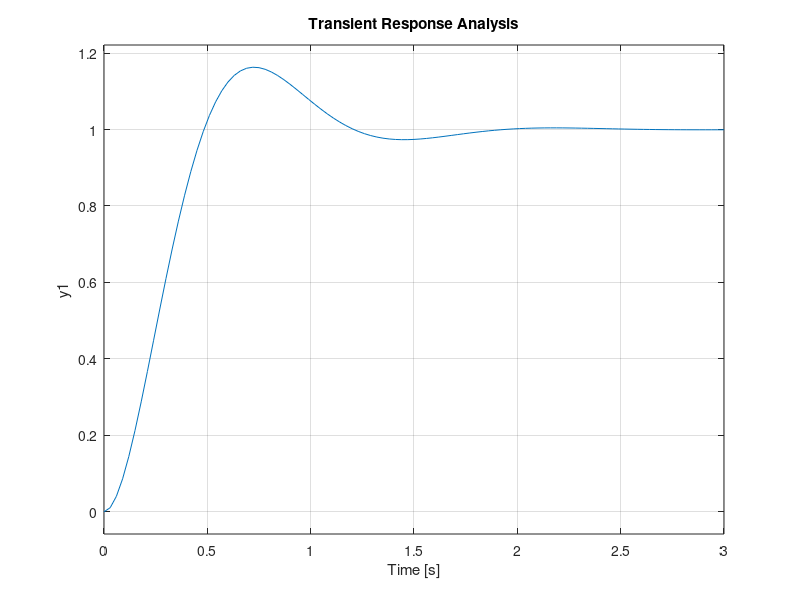

Source code (MATLAB):
%Name: Md. Roknuzzaman Rikon
%ID: 22024014
% Transient Response Analysis 
wn = 5; % Natural frequency 
zeta = 0.5; % Damping ratio 
sys = tf([wn^2], [1 2*zeta*wn wn^2]); 
step(sys); 
title('Transient Response Analysis'); 